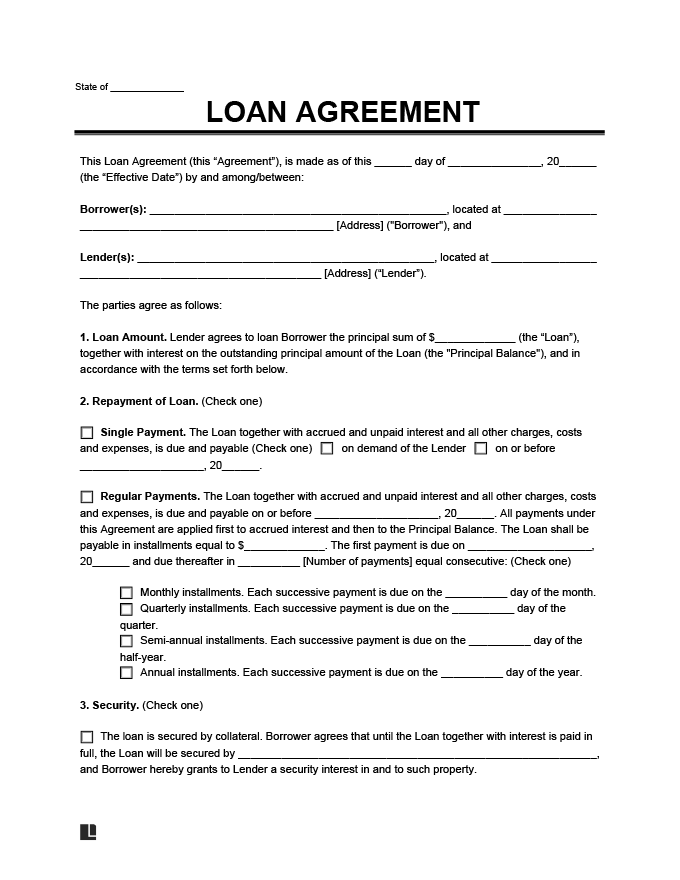
#> input picture image.png, 680 x 880 px
$ python plot_heading_text.py
#> lines starting #> are read from the running program, lines starting #| are printed output that depends on the picture; after the words box and inside, x2 and y2 are one past the last pixel; in counts of white or black regions, pixels touching at a corner belong together
import cv2
import numpy as np

image = cv2.imread('image.png') # reading the image
#> image is the input picture: shape (880, 680, 3); min 0, max 255, mean 241.3
gray = cv2.cvtColor(image, cv2.COLOR_BGR2GRAY) # convert2grayscale

(thresh, binary) = cv2.threshold(gray, 150, 255, cv2.THRESH_BINARY | cv2.THRESH_OTSU) # convert2binary
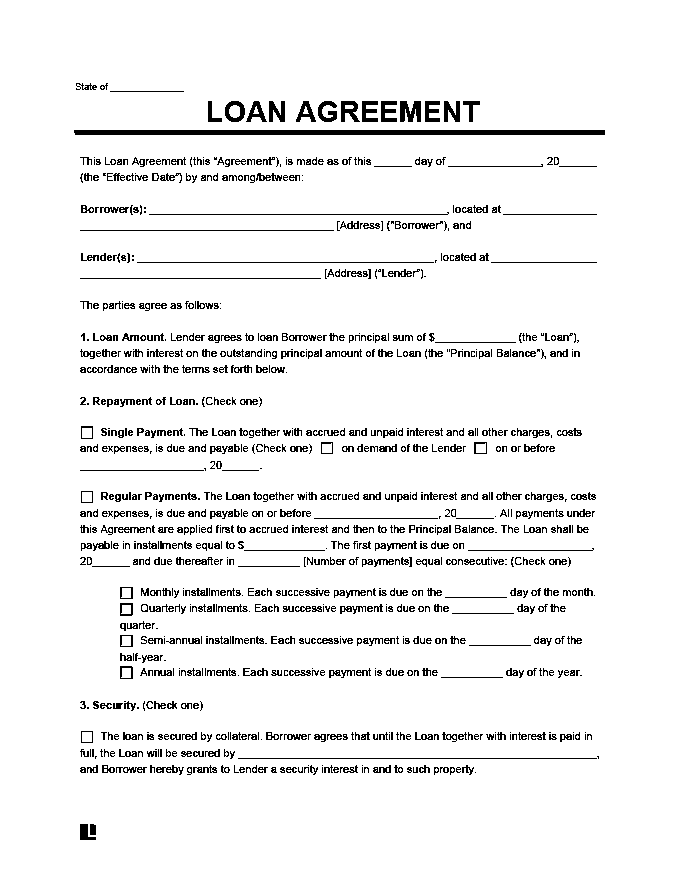
#> binary: shape (880, 680); 94% white; black in thin lines or dots, all inside (x1, y1, x2, y2) = (74, 83, 605, 840)
#> thresh = 149
cv2.imshow('binary', binary)
cv2.imwrite('binary.png', binary)


contours = cv2.findContours(binary,cv2.RETR_EXTERNAL,cv2.CHAIN_APPROX_SIMPLE)
#> contours = 1 contour; box (x1, y1, x2, y2) and area: (0, 0, 680, 880) 596841
# find contours
for contour in contours:
    """
    draw a rectangle around those contours on main image
    """
#> (the run stopped early here; a loop or call above may not have finished)

$ run again, with table_of_contents.pdf0.png copied over image.png
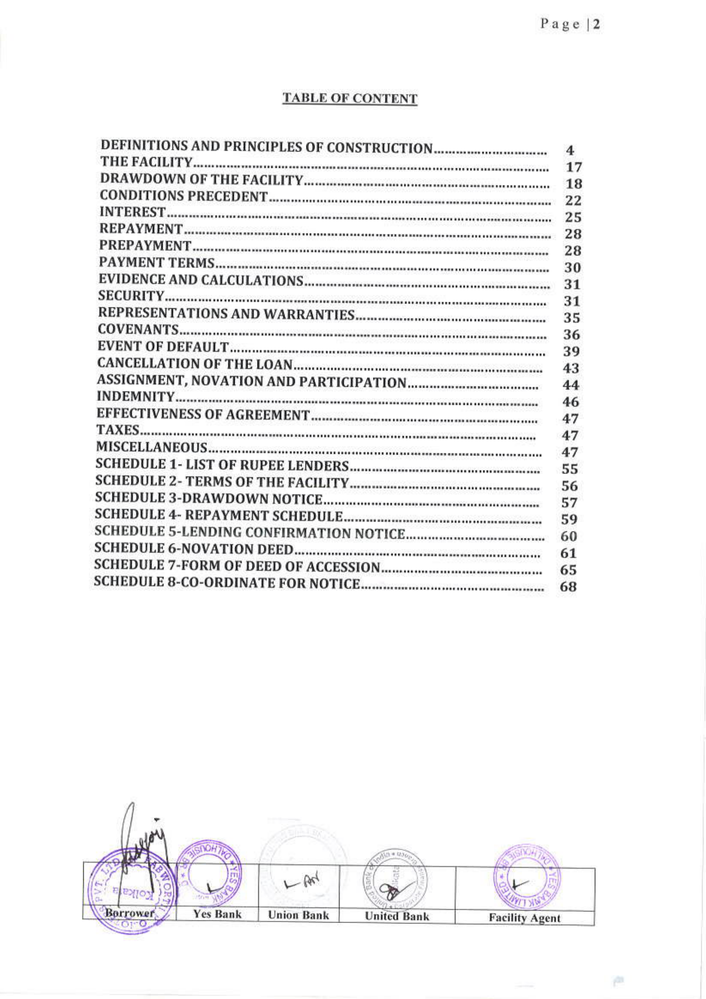
#> input picture table_of_contents.pdf0.png, 706 x 999 px, shrunk from 1654 x 2340 before the run
#> image is the input picture: shape (999, 706, 3); mean B, G, R 243.2, 242.8, 243
#> `(thresh, binary) = cv2.threshold(gray, 150, 255, cv2.THRESH_BINARY | c..`:
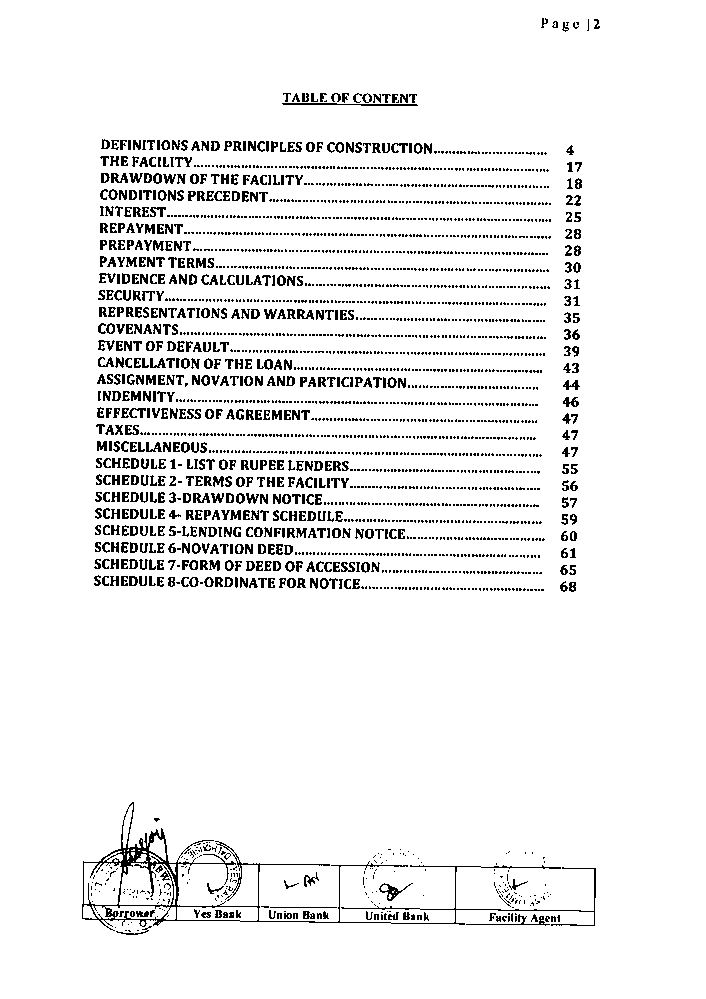
#> binary: shape (999, 706); 93.6% white; black in thin lines or dots, all inside (x1, y1, x2, y2) = (82, 18, 600, 935)
#> thresh = 181
#> contours = 1 contour; box (x1, y1, x2, y2) and area: (0, 0, 706, 999) 703590
